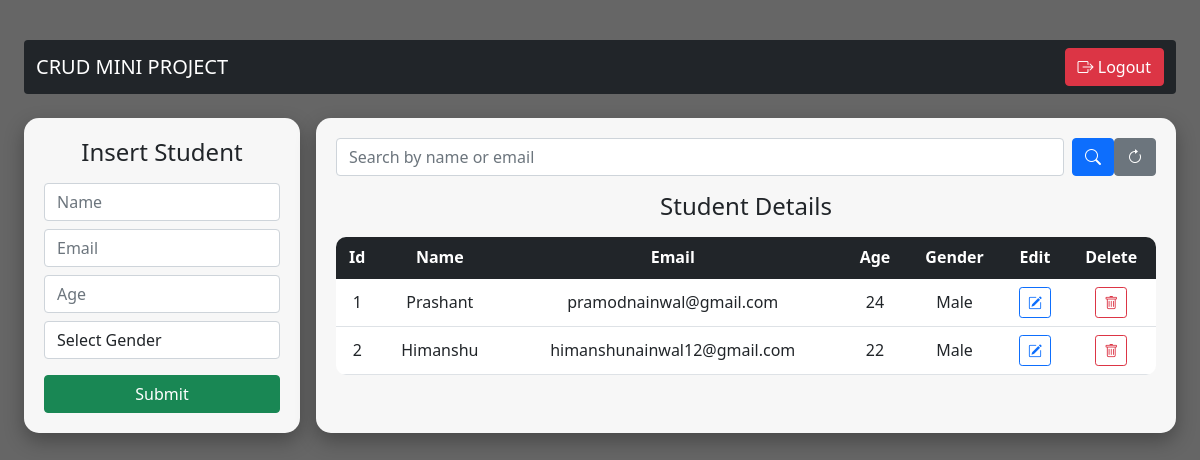
The app's page /dashboard/, older data.
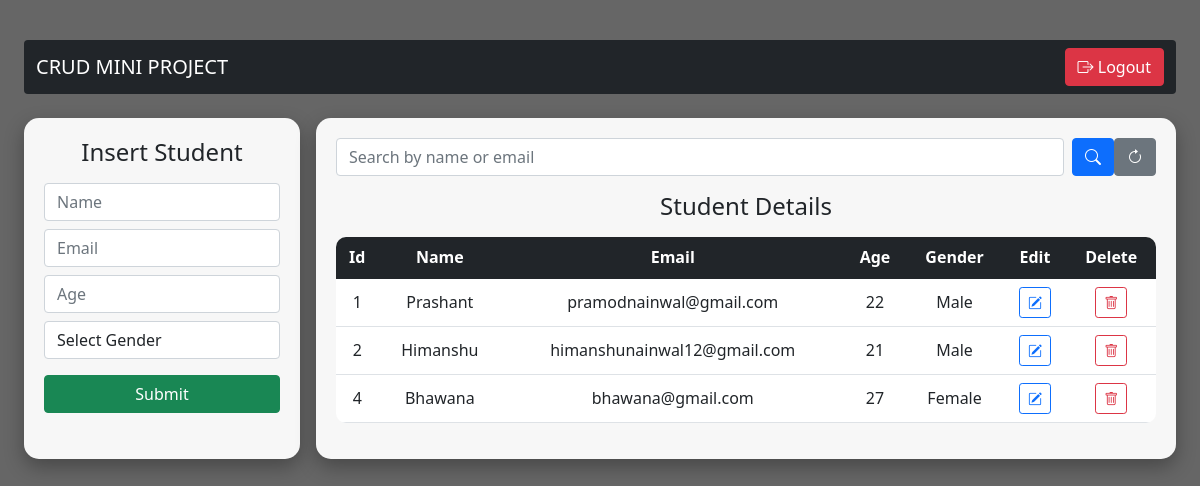
The same page, newer data.
### app/models.py (models this page shows, shortened)
class Student(models.Model):
    name=models.CharField(max_length=25,blank=False,null=False)
    email=models.EmailField()
    age=models.IntegerField()
    gender=models.CharField(max_length=25,blank=False,null=False)

### app/views.py (the view)
# urls.py: path('dashboard/',views.index,name="index"),
def index(request):
    query = request.GET.get('q')   # search input
    if query:
        data = Student.objects.filter(
            Q(name__icontains=query) | Q(email__icontains=query)
        )
    else:
        data = Student.objects.all()
    return render(request, 'index.html', {'data': data})

### app/templates/index.html (shortened to what this page needs)
<!DOCTYPE html>
<html lang="en">
<head>
  <link href="https://cdn.jsdelivr.net/npm/bootstrap@5.1.3/dist/css/bootstrap.min.css" rel="stylesheet">
  <link rel="stylesheet" href="https://cdn.jsdelivr.net/npm/bootstrap-icons@1.10.5/font/bootstrap-icons.css">
</head>
<body>
<div class="overlay">
  <div class="container-fluid px-4">
    <nav class="navbar navbar-dark bg-dark mb-4 rounded">
      <div class="container-fluid">
        <span class="navbar-brand mb-0 h1">CRUD MINI PROJECT</span>
        <a href="/logout/" class="btn btn-danger"
           onclick="return confirm('Are you sure you want to logout?')">
           <i class="bi bi-box-arrow-right"></i> Logout
        </a>
      </div>
    </nav>
    <div class="row g-3 align-items-stretch">
      <div class="col-md-3 d-flex">
        <div class="card-custom w-100">
          <h4 class="text-center mb-3">Insert Student</h4>
          <form action="/insert/" method="post">
            <input type="text" class="form-control mb-2" placeholder="Name" name="name" required>
            <input type="email" class="form-control mb-2" placeholder="Email" name="email" required>
            <input type="number" class="form-control mb-2" placeholder="Age" name="age" required>
            <select class="form-control mb-3" name="gender" required>
              <option selected disabled>Select Gender</option>
            </select>
            <div class="d-grid">
              <button class="btn btn-success">Submit</button>
            </div>
          </form>
        </div>
      </div>
      <div class="col-md-9 d-flex">
        <div class="card-custom w-100">
          <form method="GET" class="mb-3 d-flex">
            <input type="text" name="q" class="form-control me-2"
                   placeholder="Search by name or email"
                   value="{{ request.GET.q }}">
            <button class="btn btn-primary">
              <i class="bi bi-search"></i>
            </button>
            <a href="{% url 'index' %}" class="btn btn-secondary">
              <i class="bi bi-arrow-clockwise"></i>
            </a>
          </form>
          <h4 class="text-center mb-3">Student Details</h4>
          <div class="table-responsive table-container">
          <table class="table table-hover text-center align-middle">
            <thead class="table-dark">
              <tr>
                <th>Id</th>
                <th>Name</th>
                <th>Email</th>
                <th>Age</th>
                <th>Gender</th>
                <th>Edit</th>
                <th>Delete</th>
              </tr>
            </thead>
            <tbody>
              {% for d in data %}
              <tr>
                <td>{{d.id}}</td>
                <td>{{d.name}}</td>
                <td>{{d.email}}</td>
                <td>{{d.age}}</td>
                <td>{{d.gender}}</td>
                <td>
                  <a href="/update/{{d.id}}" class="btn btn-sm btn-outline-primary">
                    <i class="bi bi-pencil-square"></i>
                  </a>
                </td>
                <td>
                  <a href="/delete/{{d.id}}" class="btn btn-sm btn-outline-danger">
                    <i class="bi bi-trash"></i>
                  </a>
                </td>
              </tr>
              {% endfor %}
            </tbody>
          </table>
        </div>
        </div>
      </div>
    </div>
  </div>
</div>
</body>
</html>

### app/templates/index.html (style rules this page uses)
body { background: url('https://images.unsplash.com/photo-1506744038136-46273834b3fb') no-repeat center center/cover; min-height: 100vh; }
.overlay { background: rgba(0, 0, 0, 0.6); min-height: 100vh; padding: 40px 0; }
.card-custom { background: rgba(255, 255, 255, 0.95); border-radius: 15px; box-shadow: 0px 8px 20px rgba(0,0,0,0.3); padding: 20px; }
.table { background: white; border-radius: 10px; overflow: hidden; }
.card-custom { height: 100%; }
.table-container { max-height: 250px; overflow-y: auto; }

Row changes from the older to the newer data that the page shows:
changed Student "Prashant": age "24" → "22"
changed Student "Himanshu": age "22" → "21"
added Student: id "4", name "Bhawana", email "bhawana@gmail.com", age "27", gender "Female"
